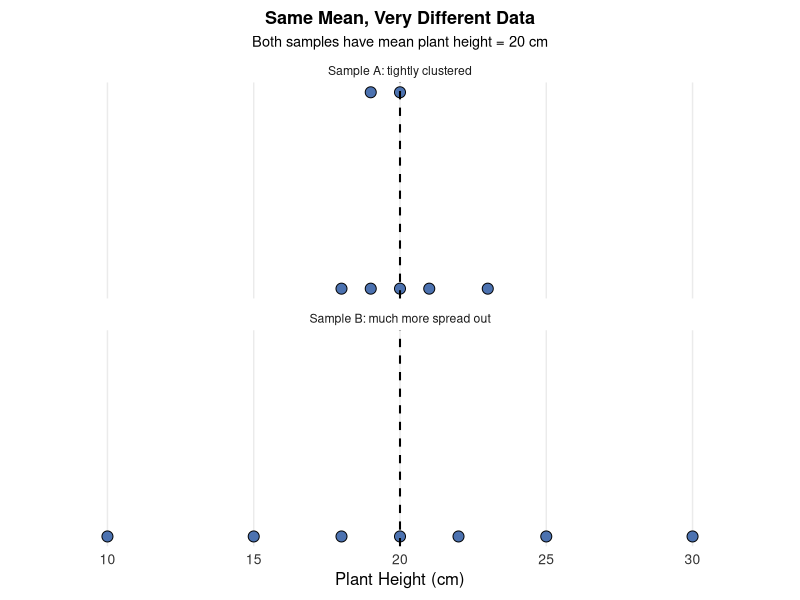
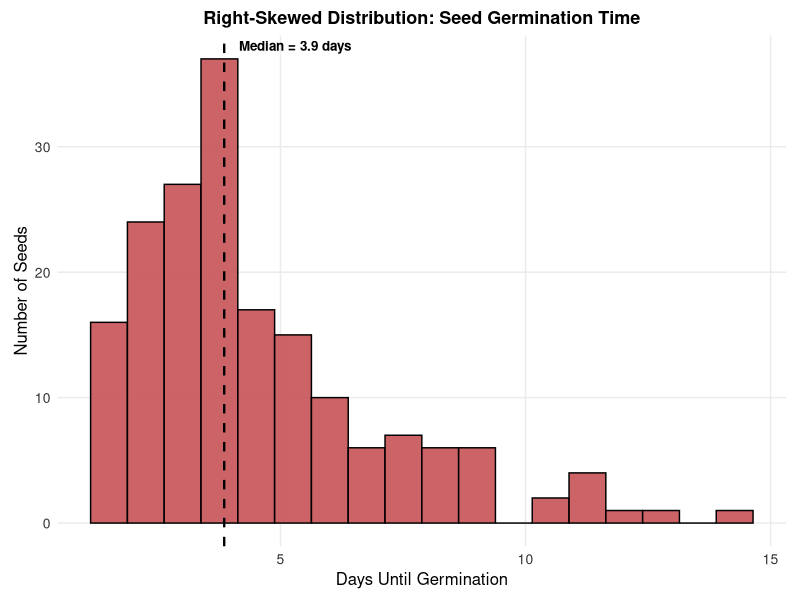
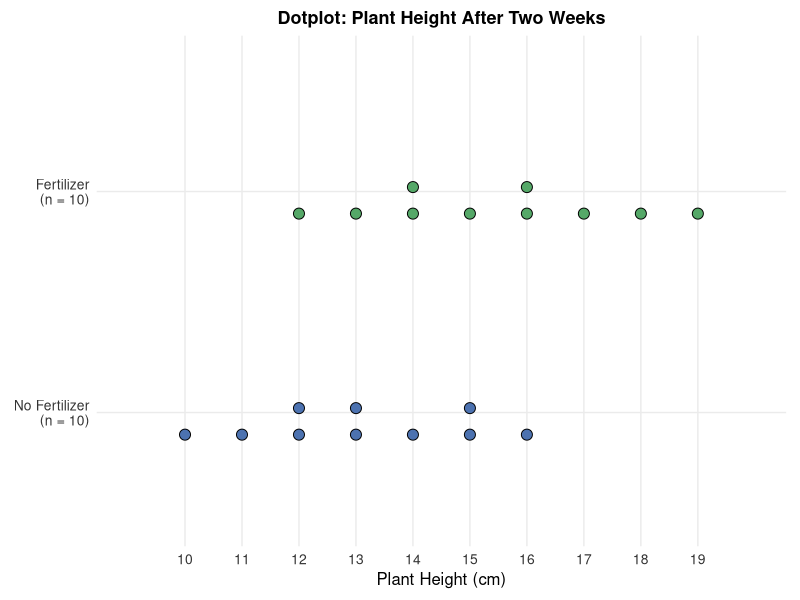
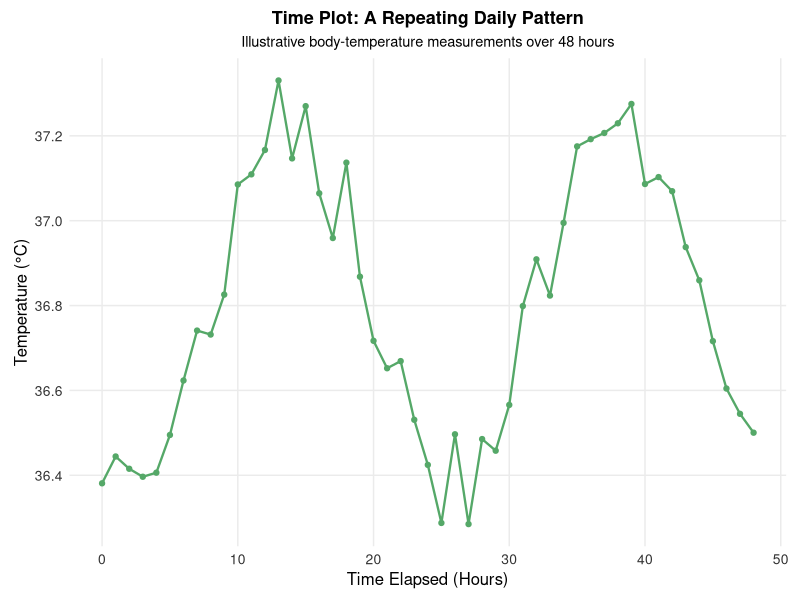
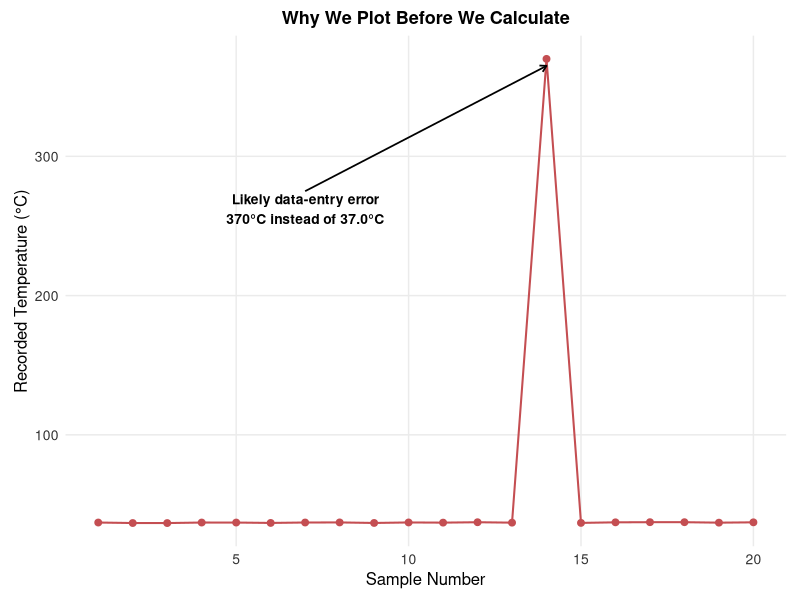
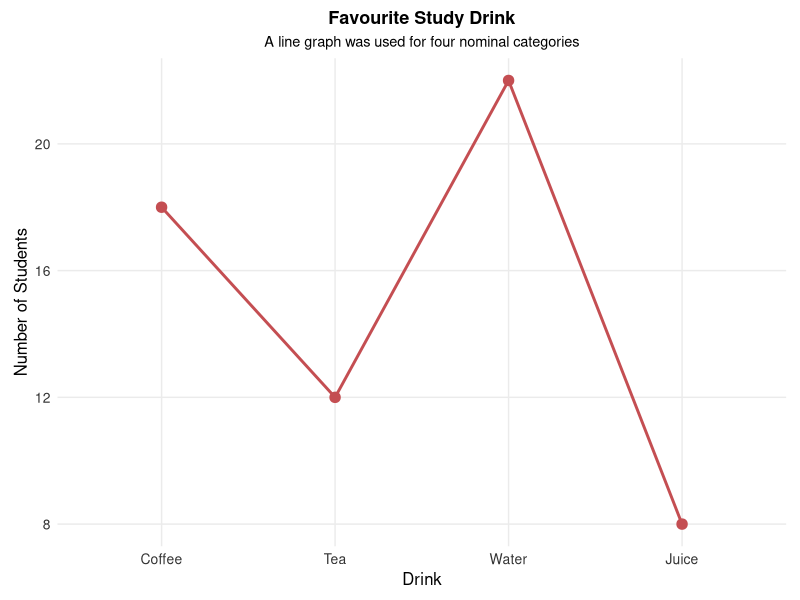
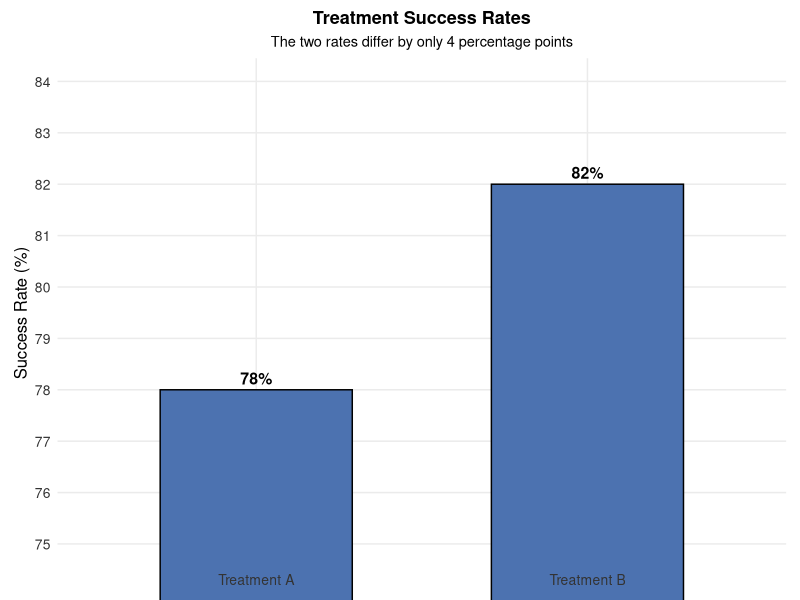
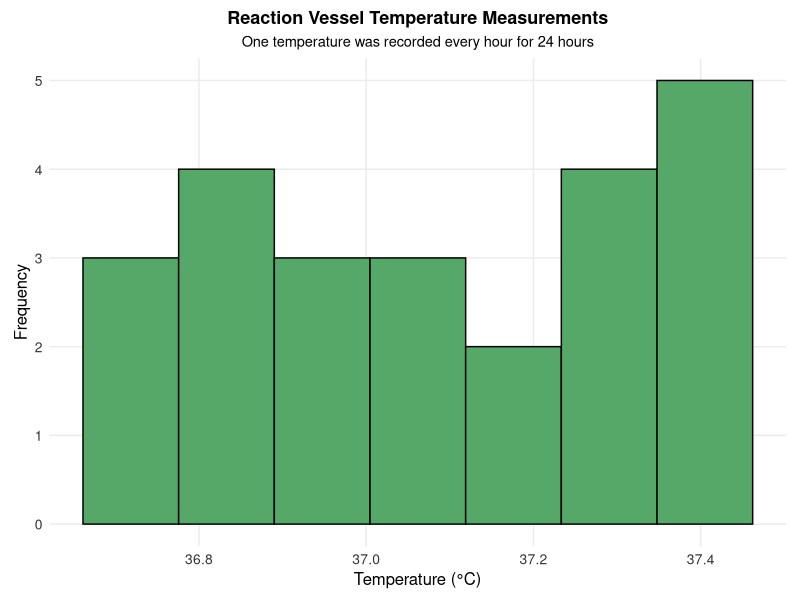

The R script that drew these images, in order:
## ---- chunk 1
knitr::opts_chunk$set(
  echo = FALSE,
  warning = FALSE,
  message = FALSE,
  error = FALSE
)

required_packages <- c("ggplot2", "gridExtra")
missing_packages <- required_packages[
  !vapply(required_packages, requireNamespace, logical(1), quietly = TRUE)
]

if (length(missing_packages) > 0) {
  stop(
    "Install the following R packages before knitting: ",
    paste(missing_packages, collapse = ", ")
  )
}

suppressPackageStartupMessages({
  library(ggplot2)
  library(gridExtra)
})
## ---- chunk 2
set.seed(42)

# Shared lecture theme and colour palette.
lecture_theme <- theme_minimal(base_size = 11) +
  theme(
    plot.title = element_text(size = 13, face = "bold", hjust = 0.5),
    plot.subtitle = element_text(size = 10.5, hjust = 0.5),
    axis.title = element_text(size = 12),
    axis.text = element_text(size = 10, colour = "#333333"),
    panel.grid.minor = element_blank(),
    plot.background = element_rect(fill = "white", colour = NA),
    panel.background = element_rect(fill = "white", colour = NA),
    plot.margin = margin(8, 10, 8, 10)
  )

palette_main <- c("#4C72B0", "#55A868", "#C44E52", "#8172B2")

save_plot <- function(filename, plot, width, height) {
  ggsave(
    filename = filename,
    plot = plot,
    width = width,
    height = height,
    units = "in",
    dpi = 300,
    bg = "white"
  )
}

# =============================================================
# 1. Same mean, different distributions
# =============================================================
plant_a <- c(18, 19, 19, 20, 20, 21, 23)
plant_b <- c(10, 15, 18, 20, 22, 25, 30)

same_mean_df <- rbind(
  data.frame(group = "Sample A: tightly clustered", value = plant_a),
  data.frame(group = "Sample B: much more spread out", value = plant_b)
)
same_mean_df$stack <- ave(
  same_mean_df$value,
  same_mean_df$group,
  same_mean_df$value,
  FUN = seq_along
)

p_same_mean <- ggplot(same_mean_df, aes(x = value, y = stack)) +
  geom_point(size = 3.4, shape = 21, fill = palette_main[1], colour = "black") +
  geom_vline(xintercept = 20, linetype = "dashed", linewidth = 0.7) +
  facet_wrap(~group, ncol = 1) +
  scale_y_continuous(breaks = NULL) +
  scale_x_continuous(limits = c(8, 32), breaks = seq(10, 30, 5)) +
  labs(
    title = "Same Mean, Very Different Data",
    subtitle = "Both samples have mean plant height = 20 cm",
    x = "Plant Height (cm)",
    y = NULL
  ) +
  lecture_theme +
  theme(panel.grid.horizontal = element_blank())

save_plot("fig_same_mean_different_data.png", p_same_mean, width = 7, height = 4.5)

# =============================================================
# 2. Bar graph vs. pie chart (blood types)
# =============================================================
blood_df <- data.frame(
  blood_type = factor(c("O", "A", "B", "AB"), levels = c("O", "A", "B", "AB")),
  percentage = c(45, 40, 11, 4),
  colour = palette_main
)

p_bar_blood <- ggplot(blood_df, aes(x = blood_type, y = percentage, fill = colour)) +
  geom_col(width = 0.6, colour = "black") +
  geom_text(aes(label = paste0(percentage, "%")), vjust = -0.45, fontface = "bold", size = 3.6) +
  scale_fill_identity() +
  scale_y_continuous(limits = c(0, 50), expand = expansion(mult = c(0, 0.03))) +
  labs(
    title = "Bar Graph",
    subtitle = "Best for comparing category sizes",
    x = "Blood Type",
    y = "Percentage (%)"
  ) +
  lecture_theme

blood_pie_df <- transform(
  blood_df,
  label = paste0(blood_type, "\n", percentage, "%")
)

p_pie_blood <- ggplot(blood_pie_df, aes(x = "", y = percentage, fill = colour)) +
  geom_col(width = 1, colour = "white", linewidth = 0.6) +
  coord_polar(theta = "y") +
  geom_text(
    aes(label = label),
    position = position_stack(vjust = 0.5),
    size = 3.3
  ) +
  scale_fill_identity() +
  labs(
    title = "Pie Chart",
    subtitle = "Useful for a simple part-to-whole message"
  ) +
  theme_void(base_size = 11) +
  theme(
    plot.title = element_text(size = 13, face = "bold", hjust = 0.5),
    plot.subtitle = element_text(size = 10.5, hjust = 0.5)
  )

save_plot(
  "fig_bar_vs_pie.png",
  arrangeGrob(p_bar_blood, p_pie_blood, ncol = 2),
  width = 8.5,
  height = 3.8
)

# =============================================================
# 3. Misleading truncated bar-chart axis
# =============================================================
yield_df <- data.frame(
  catalyst = factor(c("Catalyst A", "Catalyst B"), levels = c("Catalyst A", "Catalyst B")),
  yield = c(78, 82)
)

p_axis_good <- ggplot(yield_df, aes(x = catalyst, y = yield)) +
  geom_col(width = 0.58, fill = palette_main[1], colour = "black") +
  geom_text(aes(label = paste0(yield, "%")), vjust = -0.45, fontface = "bold", size = 3.5) +
  scale_y_continuous(limits = c(0, 100), expand = expansion(mult = c(0, 0.02))) +
  labs(
    title = "Better Display",
    subtitle = "Bar axis begins at 0%",
    x = NULL,
    y = "Average Reaction Yield (%)"
  ) +
  lecture_theme

p_axis_bad <- ggplot(yield_df, aes(x = catalyst, y = yield)) +
  geom_col(width = 0.58, fill = palette_main[3], colour = "black") +
  geom_text(aes(label = paste0(yield, "%")), vjust = -0.45, fontface = "bold", size = 3.5) +
  coord_cartesian(ylim = c(75, 85)) +
  labs(
    title = "Misleading Display",
    subtitle = "Starting near 75% exaggerates a 4-point difference",
    x = NULL,
    y = "Average Reaction Yield (%)"
  ) +
  lecture_theme

save_plot(
  "fig_truncated_bar_axis.png",
  arrangeGrob(p_axis_good, p_axis_bad, ncol = 2),
  width = 9,
  height = 3.8
)

# =============================================================
# 4. Wrong line graph for nominal categories
# =============================================================
p_nominal_bar <- ggplot(blood_df, aes(x = blood_type, y = percentage)) +
  geom_col(width = 0.6, fill = palette_main[2], colour = "black") +
  geom_text(aes(label = paste0(percentage, "%")), vjust = -0.4, fontface = "bold", size = 3.4) +
  scale_y_continuous(limits = c(0, 50), expand = expansion(mult = c(0, 0.03))) +
  labs(
    title = "Correct: Bar Graph",
    subtitle = "Blood type is nominal categorical",
    x = "Blood Type",
    y = "Percentage (%)"
  ) +
  lecture_theme

p_nominal_line <- ggplot(blood_df, aes(x = blood_type, y = percentage, group = 1)) +
  geom_line(linewidth = 1, colour = palette_main[3]) +
  geom_point(size = 3, colour = palette_main[3]) +
  scale_y_continuous(limits = c(0, 50)) +
  labs(
    title = "Poor Choice: Line Graph",
    subtitle = "The connecting line suggests a meaningful path/order",
    x = "Blood Type",
    y = "Percentage (%)"
  ) +
  lecture_theme

save_plot(
  "fig_wrong_line_categorical.png",
  arrangeGrob(p_nominal_bar, p_nominal_line, ncol = 2),
  width = 9,
  height = 3.8
)

# =============================================================
# 5. Invalid pie chart for percentages with different denominators
# =============================================================
sleep_rate_df <- data.frame(
  year = factor(c("Year 1", "Year 2", "Year 3", "Year 4"), levels = c("Year 1", "Year 2", "Year 3", "Year 4")),
  percent = c(72, 65, 61, 58),
  colour = palette_main
)

p_sleep_bar <- ggplot(sleep_rate_df, aes(x = year, y = percent, fill = colour)) +
  geom_col(width = 0.6, colour = "black") +
  geom_text(aes(label = paste0(percent, "%")), vjust = -0.45, fontface = "bold", size = 3.5) +
  scale_fill_identity() +
  scale_y_continuous(limits = c(0, 80), expand = expansion(mult = c(0, 0.03))) +
  labs(
    title = "Correct: Compare Rates with Bars",
    subtitle = "Each year has its own denominator",
    x = "Year of Study",
    y = "Students Reporting 7+ Hours of Sleep (%)"
  ) +
  lecture_theme

p_sleep_wrong_pie <- ggplot(sleep_rate_df, aes(x = "", y = percent, fill = year)) +
  geom_col(width = 1, colour = "white", linewidth = 0.6) +
  coord_polar(theta = "y") +
  labs(
    title = "Wrong: A Pie Chart Creates a Fake Whole",
    subtitle = "72%, 65%, 61%, and 58% are separate group rates",
    fill = "Year"
  ) +
  theme_void(base_size = 11) +
  theme(
    plot.title = element_text(size = 12, face = "bold", hjust = 0.5),
    plot.subtitle = element_text(size = 10, hjust = 0.5),
    legend.position = "right"
  )

save_plot(
  "fig_wrong_pie_denominators.png",
  arrangeGrob(p_sleep_bar, p_sleep_wrong_pie, ncol = 2),
  width = 9.5,
  height = 4
)

# =============================================================
# 6. Histogram bin-width comparison
# =============================================================
plant_heights <- rnorm(150, mean = 20, sd = 2.6)
plant_height_df <- data.frame(height = plant_heights)

p_hist_wide <- ggplot(plant_height_df, aes(x = height)) +
  geom_histogram(bins = 4, fill = palette_main[1], colour = "black") +
  labs(
    title = "Too Few Bins",
    subtitle = "Important shape is hidden",
    x = "Plant Height (cm)",
    y = "Frequency"
  ) +
  lecture_theme

p_hist_reasonable <- ggplot(plant_height_df, aes(x = height)) +
  geom_histogram(bins = 12, fill = palette_main[2], colour = "black") +
  labs(
    title = "Reasonable Choice",
    subtitle = "Overall shape is easy to see",
    x = "Plant Height (cm)",
    y = NULL
  ) +
  lecture_theme

p_hist_narrow <- ggplot(plant_height_df, aes(x = height)) +
  geom_histogram(bins = 35, fill = palette_main[3], colour = "black") +
  labs(
    title = "Too Many Bins",
    subtitle = "Random noise looks important",
    x = "Plant Height (cm)",
    y = NULL
  ) +
  lecture_theme

save_plot(
  "fig_hist_binwidth.png",
  arrangeGrob(p_hist_wide, p_hist_reasonable, p_hist_narrow, ncol = 3),
  width = 11,
  height = 3.7
)

# =============================================================
# 7. Right-skewed distribution for SOCS
# =============================================================
germination_time <- rgamma(180, shape = 2.2, scale = 1.7) + 1
seed_df <- data.frame(days = germination_time)
seed_median <- median(germination_time)

p_hist_socs <- ggplot(seed_df, aes(x = days)) +
  geom_histogram(bins = 18, fill = palette_main[3], colour = "black", alpha = 0.88) +
  geom_vline(xintercept = seed_median, linetype = "dashed", linewidth = 0.8) +
  annotate(
    "text",
    x = seed_median + 0.3,
    y = Inf,
    label = sprintf("Median = %.1f days", seed_median),
    vjust = 1.5,
    hjust = 0,
    fontface = "bold",
    size = 3.4
  ) +
  labs(
    title = "Right-Skewed Distribution: Seed Germination Time",
    x = "Days Until Germination",
    y = "Number of Seeds"
  ) +
  lecture_theme

save_plot("fig_hist_socs.png", p_hist_socs, width = 6.5, height = 4)

# =============================================================
# 8. Great white shark histograms
# =============================================================
sharks <- c(
  18.7, 12.3, 18.6, 16.4, 15.7, 18.3, 14.6, 15.8, 14.9, 17.6, 12.1,
  16.4, 16.7, 17.8, 16.2, 12.6, 17.8, 13.8, 12.2, 15.2, 14.7, 12.4,
  13.2, 15.8, 14.3, 16.6, 9.4, 18.2, 13.2, 13.6, 15.3, 16.1, 13.5,
  19.1, 16.2, 22.8, 16.8, 13.6, 13.2, 15.7, 19.7, 18.7, 13.2, 16.8
)
shark_df <- data.frame(length = sharks)

p_sharks_7 <- ggplot(shark_df, aes(x = length)) +
  geom_histogram(
    breaks = seq(9, 23, by = 2),
    fill = palette_main[1],
    colour = "black"
  ) +
  labs(
    title = "7 Classes (Width = 2.0 ft)",
    x = "Shark Body Length (feet)",
    y = "Count"
  ) +
  lecture_theme

p_sharks_10 <- ggplot(shark_df, aes(x = length)) +
  geom_histogram(
    breaks = seq(9, 24, by = 1.5),
    fill = palette_main[2],
    colour = "black"
  ) +
  labs(
    title = "10 Classes (Width = 1.5 ft)",
    x = "Shark Body Length (feet)",
    y = NULL
  ) +
  lecture_theme

save_plot(
  "fig_sharks_hist.png",
  arrangeGrob(p_sharks_7, p_sharks_10, ncol = 2),
  width = 9,
  height = 3.8
)

# =============================================================
# 9. Dotplots comparing plant growth groups
# =============================================================
control_height <- c(10, 11, 12, 12, 13, 13, 14, 15, 15, 16)
fertilizer_height <- c(12, 13, 14, 14, 15, 16, 16, 17, 18, 19)

plant_dot_df <- rbind(
  data.frame(value = control_height, group = "No Fertilizer", base = 1, colour = palette_main[1]),
  data.frame(value = fertilizer_height, group = "Fertilizer", base = 2, colour = palette_main[2])
)
plant_dot_df$stack <- ave(
  plant_dot_df$value,
  plant_dot_df$group,
  plant_dot_df$value,
  FUN = seq_along
)
plant_dot_df$y <- plant_dot_df$base + (plant_dot_df$stack - 1) * 0.12

p_plant_dot <- ggplot(plant_dot_df, aes(x = value, y = y, fill = colour)) +
  geom_point(size = 3.4, colour = "black", shape = 21) +
  scale_fill_identity() +
  scale_x_continuous(limits = c(9, 20), breaks = 10:19) +
  scale_y_continuous(
    limits = c(0.6, 2.7),
    breaks = c(1.1, 2.1),
    labels = c("No Fertilizer\n(n = 10)", "Fertilizer\n(n = 10)")
  ) +
  labs(
    title = "Dotplot: Plant Height After Two Weeks",
    x = "Plant Height (cm)",
    y = NULL
  ) +
  lecture_theme +
  theme(panel.grid.horizontal = element_blank())

save_plot("fig_plant_dotplot.png", p_plant_dot, width = 6.5, height = 3.6)

# =============================================================
# 10. Time plot showing a repeating cycle
# =============================================================
hours <- seq(0, 48, by = 1)
temp <- 36.8 + 0.45 * sin(2 * pi * (hours - 8) / 24) + rnorm(length(hours), 0, 0.07)
temp_df <- data.frame(hours = hours, temperature = temp)

p_timeplot <- ggplot(temp_df, aes(x = hours, y = temperature)) +
  geom_line(colour = palette_main[2], linewidth = 0.8) +
  geom_point(colour = palette_main[2], size = 1.5) +
  labs(
    title = "Time Plot: A Repeating Daily Pattern",
    subtitle = "Illustrative body-temperature measurements over 48 hours",
    x = "Time Elapsed (Hours)",
    y = "Temperature (°C)"
  ) +
  lecture_theme

save_plot("fig_timeplot.png", p_timeplot, width = 6.5, height = 3.7)

# =============================================================
# 11. Histogram vs. time plot: instrument drift
# =============================================================
days <- 1:60
standard_concentration <- 100 + 0.12 * days + rnorm(length(days), 0, 0.8)
drift_df <- data.frame(day = days, concentration = standard_concentration)

p_drift_hist <- ggplot(drift_df, aes(x = concentration)) +
  geom_histogram(bins = 10, fill = palette_main[4], colour = "black") +
  labs(
    title = "Histogram",
    subtitle = "Shows the distribution, but loses time order",
    x = "Measured Concentration (mg/L)",
    y = "Frequency"
  ) +
  lecture_theme

p_drift_time <- ggplot(drift_df, aes(x = day, y = concentration)) +
  geom_line(colour = palette_main[3], linewidth = 0.7) +
  geom_point(colour = palette_main[3], size = 1.3) +
  geom_hline(yintercept = 100, linetype = "dashed", linewidth = 0.7) +
  labs(
    title = "Time Plot",
    subtitle = "Reveals gradual instrument drift",
    x = "Day",
    y = "Measured Concentration (mg/L)"
  ) +
  lecture_theme

save_plot(
  "fig_time_order_drift.png",
  arrangeGrob(p_drift_hist, p_drift_time, ncol = 2),
  width = 9.5,
  height = 3.8
)

# =============================================================
# 12. Data-entry error example
# =============================================================
sample_idx <- 1:20
body_temp <- rnorm(20, mean = 37.0, sd = 0.2)
body_temp[14] <- 370.0
body_temp_df <- data.frame(sample = sample_idx, temperature = body_temp)

p_data_entry <- ggplot(body_temp_df, aes(x = sample, y = temperature)) +
  geom_line(colour = palette_main[3], linewidth = 0.7) +
  geom_point(colour = palette_main[3], size = 2) +
  annotate(
    "segment",
    x = 7,
    xend = 14,
    y = 275,
    yend = 365,
    arrow = grid::arrow(length = grid::unit(0.18, "cm")),
    linewidth = 0.6
  ) +
  annotate(
    "text",
    x = 7,
    y = 275,
    label = "Likely data-entry error\n370°C instead of 37.0°C",
    fontface = "bold",
    hjust = 0.5,
    vjust = 1.1,
    size = 3.5
  ) +
  labs(
    title = "Why We Plot Before We Calculate",
    x = "Sample Number",
    y = "Recorded Temperature (°C)"
  ) +
  lecture_theme

save_plot("fig_data_entry.png", p_data_entry, width = 6.5, height = 3.7)

# =============================================================
# Practice: Find the problem with the graph
# =============================================================

# -------------------------------------------------------------
# Practice 1 (Easy): line graph used for nominal categories
# -------------------------------------------------------------
practice_easy_df <- data.frame(
  drink = factor(
    c("Coffee", "Tea", "Water", "Juice"),
    levels = c("Coffee", "Tea", "Water", "Juice")
  ),
  students = c(18, 12, 22, 8)
)

p_practice_easy <- ggplot(
  practice_easy_df,
  aes(x = drink, y = students, group = 1)
) +
  geom_line(linewidth = 1, colour = palette_main[3]) +
  geom_point(size = 3.2, colour = palette_main[3]) +
  labs(
    title = "Favourite Study Drink",
    subtitle = "A line graph was used for four nominal categories",
    x = "Drink",
    y = "Number of Students"
  ) +
  lecture_theme

save_plot(
  "fig_practice_easy_wrong_line.png",
  p_practice_easy,
  width = 6.5,
  height = 3.8
)

# -------------------------------------------------------------
# Practice 2 (Medium): truncated vertical axis on a bar graph
# -------------------------------------------------------------
practice_medium_df <- data.frame(
  group = factor(
    c("Treatment A", "Treatment B"),
    levels = c("Treatment A", "Treatment B")
  ),
  success = c(78, 82)
)

p_practice_medium <- ggplot(
  practice_medium_df,
  aes(x = group, y = success)
) +
  geom_col(width = 0.58, fill = palette_main[1], colour = "black") +
  geom_text(
    aes(label = paste0(success, "%")),
    vjust = -0.45,
    fontface = "bold",
    size = 4
  ) +
  coord_cartesian(ylim = c(75, 84), clip = "off") +
  scale_y_continuous(breaks = 75:84) +
  labs(
    title = "Treatment Success Rates",
    subtitle = "The two rates differ by only 4 percentage points",
    x = NULL,
    y = "Success Rate (%)"
  ) +
  lecture_theme

save_plot(
  "fig_practice_medium_truncated_bar.png",
  p_practice_medium,
  width = 6.5,
  height = 3.8
)

# -------------------------------------------------------------
# Practice 3 (Hard): histogram used when time order is essential
# -------------------------------------------------------------
set.seed(411)
practice_time <- 1:24
practice_temperature <- 36.7 + 0.032 * practice_time + rnorm(24, 0, 0.045)
practice_hard_df <- data.frame(
  hour = practice_time,
  temperature = practice_temperature
)

p_practice_hard <- ggplot(
  practice_hard_df,
  aes(x = temperature)
) +
  geom_histogram(
    bins = 7,
    fill = palette_main[2],
    colour = "black"
  ) +
  labs(
    title = "Reaction Vessel Temperature Measurements",
    subtitle = "One temperature was recorded every hour for 24 hours",
    x = "Temperature (°C)",
    y = "Frequency"
  ) +
  lecture_theme

save_plot(
  "fig_practice_hard_histogram_time.png",
  p_practice_hard,
  width = 6.5,
  height = 3.8
)


# =============================================================
# 13. Anatomy of a bar graph
# =============================================================
bar_anatomy_df <- data.frame(
  category = factor(c("Control", "Treatment A", "Treatment B"),
                    levels = c("Control", "Treatment A", "Treatment B")),
  percent = c(42, 58, 71)
)

p_bar_anatomy <- ggplot(bar_anatomy_df, aes(x = category, y = percent)) +
  geom_col(width = 0.58, fill = palette_main[1], colour = "black") +
  geom_text(aes(label = paste0(percent, "%")), vjust = -0.4,
            fontface = "bold", size = 3.5) +
  annotate("text", x = 2, y = 77, label = "Bar height represents\ncount or percentage",
           fontface = "bold", size = 3.4) +
  annotate("segment", x = 2, xend = 2, y = 73, yend = 60,
           arrow = grid::arrow(length = grid::unit(0.16, "cm"))) +
  annotate("text", x = 1, y = 7, label = "Zero baseline", hjust = 0,
           fontface = "bold", size = 3.2) +
  annotate("segment", x = 1, xend = 1, y = 10, yend = 0.5,
           arrow = grid::arrow(length = grid::unit(0.16, "cm"))) +
  scale_y_continuous(limits = c(0, 82), expand = expansion(mult = c(0, 0.01))) +
  labs(
    title = "Anatomy of a Bar Graph",
    subtitle = "Separate bars compare distinct categories",
    x = "Treatment Group (categorical variable)",
    y = "Success Rate (%)"
  ) +
  lecture_theme

save_plot("fig_bar_anatomy.png", p_bar_anatomy, width = 7, height = 4.2)

# =============================================================
# 14. Anatomy of a pie chart
# =============================================================
p_pie_anatomy <- ggplot(blood_pie_df, aes(x = "", y = percentage, fill = blood_type)) +
  geom_col(width = 1, colour = "white", linewidth = 0.7) +
  coord_polar(theta = "y") +
  geom_text(aes(label = paste0(blood_type, "\n", percentage, "%")),
            position = position_stack(vjust = 0.5), size = 3.5) +
  labs(
    title = "Anatomy of a Pie Chart",
    subtitle = "Every slice is part of the same 100% whole",
    fill = "Blood Type"
  ) +
  theme_void(base_size = 11) +
  theme(
    plot.title = element_text(size = 13, face = "bold", hjust = 0.5),
    plot.subtitle = element_text(size = 10.5, hjust = 0.5),
    legend.position = "none"
  )

save_plot("fig_pie_anatomy.png", p_pie_anatomy, width = 6.5, height = 4.2)

# =============================================================
# 15. Anatomy of a histogram
# =============================================================
p_hist_anatomy <- ggplot(plant_height_df, aes(x = height)) +
  geom_histogram(bins = 10, fill = palette_main[2], colour = "black") +
  annotate("text", x = 20, y = Inf, label = "Bars touch because the x-axis\nis a numerical scale",
           vjust = 1.5, fontface = "bold", size = 3.3) +
  labs(
    title = "Anatomy of a Histogram",
    subtitle = "Nearby quantitative values are grouped into bins",
    x = "Plant Height (cm) — numerical intervals (bins)",
    y = "Frequency (number of plants)"
  ) +
  lecture_theme

save_plot("fig_hist_anatomy.png", p_hist_anatomy, width = 7, height = 4.2)

# =============================================================
# 16. Anatomy of a dotplot
# =============================================================
dot_anatomy_vals <- c(10, 11, 12, 12, 12, 13, 14, 14, 16)
dot_anatomy_df <- data.frame(
  value = dot_anatomy_vals,
  stack = ave(dot_anatomy_vals, dot_anatomy_vals, FUN = seq_along)
)

p_dot_anatomy <- ggplot(dot_anatomy_df, aes(x = value, y = stack)) +
  geom_point(size = 4, shape = 21, fill = palette_main[1], colour = "black") +
  annotate("text", x = 12, y = 4.3, label = "Repeated values\nstack vertically",
           fontface = "bold", size = 3.3) +
  annotate("segment", x = 12, xend = 12, y = 3.9, yend = 3.15,
           arrow = grid::arrow(length = grid::unit(0.15, "cm"))) +
  annotate("text", x = 15.6, y = 1.8, label = "Each dot =\none observation",
           fontface = "bold", size = 3.2) +
  annotate("segment", x = 15.3, xend = 16, y = 1.55, yend = 1.05,
           arrow = grid::arrow(length = grid::unit(0.15, "cm"))) +
  scale_x_continuous(limits = c(9.5, 16.8), breaks = 10:16) +
  scale_y_continuous(limits = c(0.5, 4.8), breaks = NULL) +
  labs(
    title = "Anatomy of a Dotplot",
    subtitle = "Exact observations remain visible",
    x = "Measured Value",
    y = NULL
  ) +
  lecture_theme +
  theme(panel.grid.horizontal = element_blank())

save_plot("fig_dotplot_anatomy.png", p_dot_anatomy, width = 7, height = 4.0)

# =============================================================
# 17. Anatomy of a time plot
# =============================================================
p_time_anatomy <- ggplot(temp_df, aes(x = hours, y = temperature)) +
  geom_line(colour = palette_main[2], linewidth = 0.9) +
  geom_point(colour = palette_main[2], size = 1.7) +
  annotate("text", x = 36, y = max(temp_df$temperature) + 0.08,
           label = "Points are connected in\nchronological order",
           fontface = "bold", size = 3.2) +
  labs(
    title = "Anatomy of a Time Plot",
    subtitle = "Time always appears on the horizontal axis",
    x = "Time Elapsed (Hours)",
    y = "Temperature (°C)"
  ) +
  lecture_theme

save_plot("fig_timeplot_anatomy.png", p_time_anatomy, width = 7, height = 4.2)
